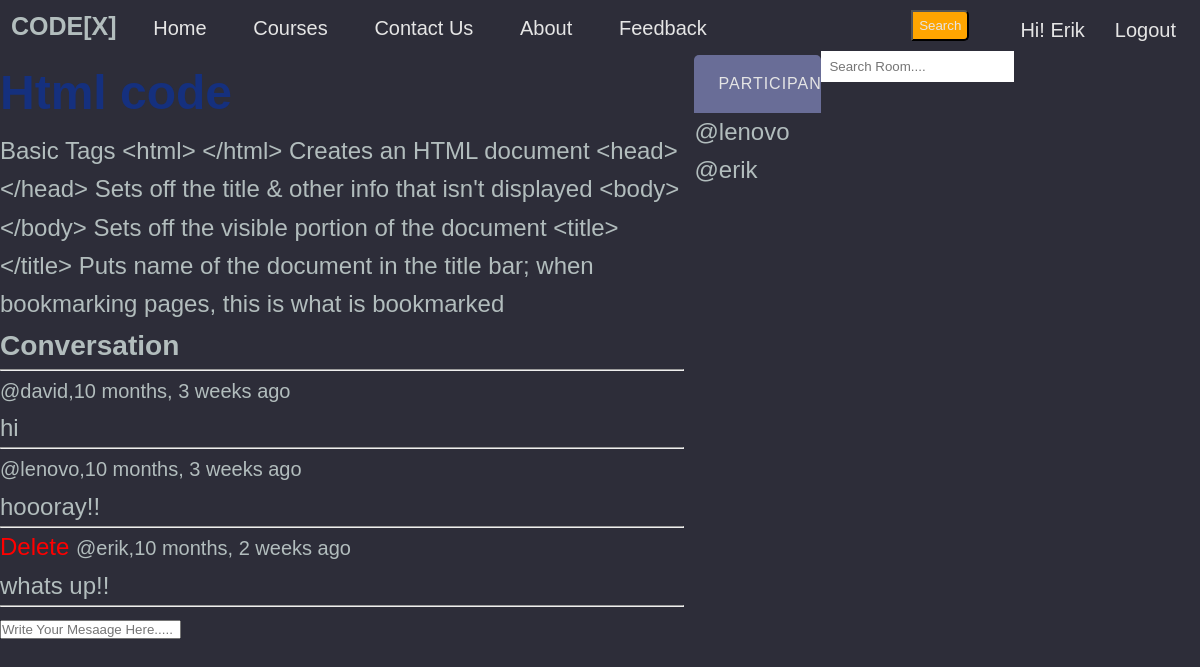
/room/1/ (signed in), run on the app's committed database.
### base/models.py (models this page shows, shortened)
class Room(models.Model):
    host =  models.ForeignKey(User, on_delete=models.SET_NULL,null=True)
    topic = models.ForeignKey(Topic, on_delete=models.SET_NULL,null=True)
    name =  models.CharField(max_length= 200)
    description = models.TextField(null= True, blank= True)
    participants= models.ManyToManyField(User, related_name='participants', blank=True)
    updated= models.DateTimeField(auto_now= True)
    created= models.DateTimeField(auto_now_add=True)
    class Meta:
        ordering = ['-updated','-created']

class Message(models.Model):
    user= models.ForeignKey(User, on_delete=models.CASCADE)
    room = models.ForeignKey(Room, on_delete=models.CASCADE)
    body = models.TextField()
    updated= models.DateTimeField(auto_now= True)
    created = models.DateTimeField(auto_now_add=True)

### base/views.py (the view, shortened to what this page needs)
# urls.py: path('room/<str:pk>/',views.room,name="room" ),
def room(request,pk):
    room = Room.objects.get(id=pk)
    room_messages = room.message_set.all()
    participants= room.participants.all()
    context = {'room': room , 'room_messages': room_messages,'participants': participants}
    return render(request,'base/room.html', context)

### base/templates/base/room.html (shortened to what this page needs)
{% extends 'main.html' %}
{% block content %}
<div class="room-container">
    <div>
        <h1 style="color: rgb(21, 48, 126);" >{{room.name}}</h1>
        <p>{{room.description}}</p>
        <div class="comment-wrapper">
            <h3>Conversation</h3>
            <hr>
            {% for message in room_messages %}
            <div>
                {% if request.user == message.user %}
                <a style="color: red;" href="{% url 'delete-message' message.id %}">Delete</a>
                {% endif %}
                <small>@{{message.user}},{{message.created|timesince}} ago</small>
                <p>{{message.body}}</p>
                <hr>
            </div>
            {% endfor %}
        </div>
        {% if request.user.is_authenticated %}
        <div class="comment-form">
            <form method="POST" action="">
                <input type="text" name="body" placeholder="Write Your Mesaage Here....."/>
            </form>
        </div>
        {% endif %}
    </div>
    <div class="activities" >
        <div class="activities__header" >
            <h2>Participants</h2>
        </div>
        {% for user in participants %}
         <div>
            <p>@{{ user.username }}</p>
        </div>
        {% endfor %}
    </div>
</div>
{% endblock %}

### templates/main.html (shortened to what this page needs)
<!DOCTYPE html>
<html lang="en">
<head>
</head>
<body>
    <nav class="nav-bar">
        <ul>
            <label class="logo">CODE[X]</label>
            <li><a  href="/">Home</a></li>
            <li><a href="{% url 'course' %}">Courses</a></li>
            <li><a href="{% url 'contact' %}">Contact us</a></li>
            <li><a href="#">About</a></li>
            <li><a href="#">feedback</a></li>
        </ul>
        {% if request.user.is_authenticated %}
        <a class="logout" href="{% url 'logout' %}">Logout</a>
        <p class="hello">Hi! {{request.user}}</p>
        {% else %}
        <a class="login" href="{% url 'login' %}">Login</a>
        {% endif %}
        <form method="GET" action="{% url 'home' %}">
            <button class="but">Search</button>
            <input class="search" type="text" name="q" placeholder="Search Room...."/>
        </form>
    </nav>
    {% block content %}
    {% endblock %}
</body>
</html>

### templates/main.html (style rules this page uses)
:root { --color-main: #71c6dd; --color-main-light: #e1f6fb; --color-dark: #3f4156; --color-dark-medium: #51546e; --color-dark-light: #696d97; --color-light: #e5e5e5; --color-gray: #8b8b8b; --color-light-gray: #b2bdbd; --color-bg: #2d2d39; --color-success: #5dd693; --color-error: #fc4b0b; }
* { padding: 0; margin: 0; text-decoration: none; list-style-type: none; box-sizing: border-box; font-family: 'Nunito', sans-serif }
body { color: var(--color-light-gray); background-color: var(--color-bg); line-height: 1.6; font-weight: 400; font-size: 1.5rem; min-height: 100vh; }
.nav-bar { background:#2d2d39; height: 55px; width: 100%; }
.logo { color:#b2bdbd ; font-size: 25px; line-height: 50px; padding: 0 10px; font-weight: bold; }
nav ul { float:left; margin:1px; }
nav ul li { display: inline-block; line-height:40px; margin: 0 14px; }
nav ul li a { color: #e5e5e5; font-size: 20px; padding: 4px 6px; border-radius: 3px; text-transform:capitalize; }
.search { float: right; margin-top: 10px; border: none; padding: 8px; }
button { float: right; margin-right: 45px; padding: 6px; margin-top: 10px; background: orange; color: #e5e5e5; border-radius: 0 5px 5px 0; cursor: pointer; }
.logout { float: right; color: #e5e5e5; font-size: 20px; padding: 4px 6px; border-radius: 3px; text-transform:capitalize; margin-top: 10px; margin-right: 18px; cursor: pointer; }
.hello { float: right; color: #e5e5e5; font-size: 20px; padding: 4px 6px; border-radius: 3px; text-transform:capitalize; margin-top: 10px; margin-right: 18px; }

### base/templates/base/room.html (style rules this page uses)
.activities { border-radius: 5px; overflow: hidden; margin-left: 10px; }
.activities__header h2 { background-color: var(--color-dark-light); text-transform: uppercase; font-weight: 500; padding: 1rem 1.5rem; color: var(--color-light); letter-spacing: 1px; font-size: 1rem; }
.room-container { display: grid; grid-template-columns: 5fr 1fr; padding: 0; }

### data on the page
Room: description "Basic Tags <html> </html> Creates an HTML document <head> </head> Sets off the title & other info that isn't displayed <body> </body> Sets off the visible portion of the document <title> </title> Puts name of the document in the title bar; when bookmarking pages, this is what is bookmarked"
Message: user "david", created "10 months, 3 weeks", body "hi"
Message: user "lenovo", created "10 months, 3 weeks", body "hoooray!!"
Message: shows "Delete", user "erik", created "10 months, 2 weeks", body "whats up!!"

### other printed values
{{ request.user }} "Erik"
{{ user.username }} "lenovo"
{{ user.username }} "erik"
